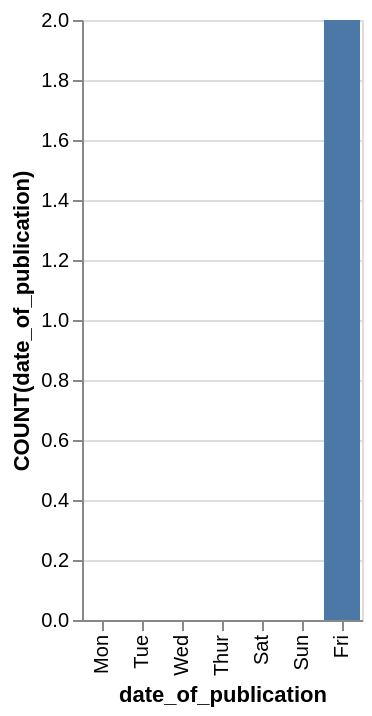

Vega-Lite specification for this chart:
### Vega-Lite specification from a JSON file in a GitHub repository (floating-point values rounded to 4 significant figures)
{"data": {"values": [{"x_data": "Mon", "y_data": 0}, {"x_data": "Tue", "y_data": 0}, {"x_data": "Wed", "y_data": 0}, {"x_data": "Thur", "y_data": 0}, {"x_data": "Fri", "y_data": 2}, {"x_data": "Sat", "y_data": 0}, {"x_data": "Sun", "y_data": 0}]}, "mark": "bar", "encoding": {"x": {"field": "x_data", "type": "nominal", "title": "date_of_publication", "sort": {"op": "sum", "field": "y_data", "order": "ascending"}}, "y": {"field": "y_data", "type": "quantitative", "title": "COUNT(date_of_publication)"}}}
